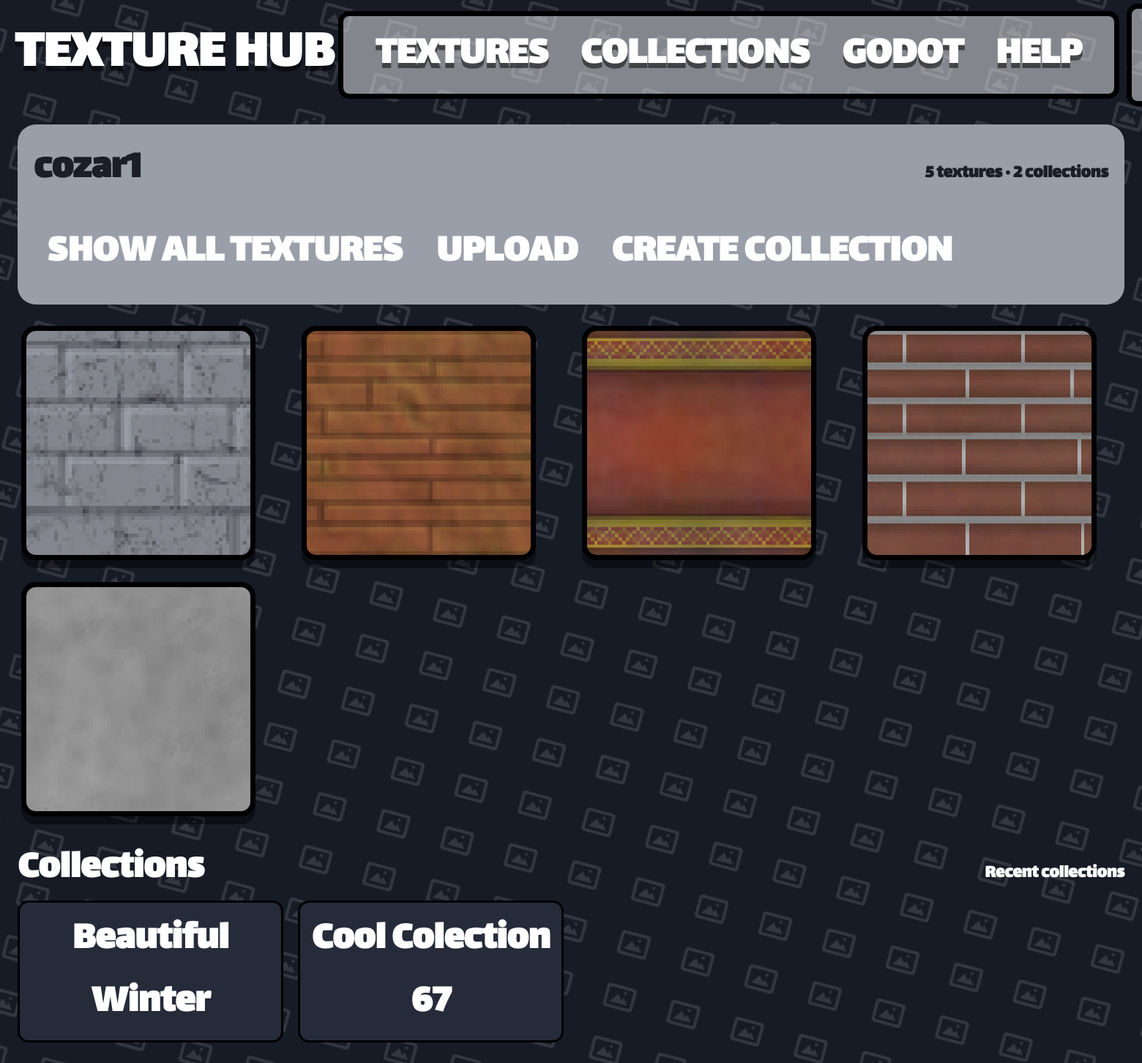
/user/cozar1 (signed in), run on the app's committed database.
### app.py (models this page shows)
class User(db.Model):
    __tablename__ = 'User'
    user_id = db.Column(db.Integer, primary_key=True)
    user_name = db.Column(db.String(80), unique=True, nullable=False)
    user_password = db.Column(db.String(120), nullable=False)
    user_rating = db.Column(db.Integer, default=0)

class Texture(db.Model):
    __tablename__ = 'Texture'
    texture_id = db.Column(db.Integer, primary_key=True)
    texture_name = db.Column(db.String(80), unique=True, nullable=False)
    texture_address = db.Column(db.String(120), nullable=False)
    texture_user_id = db.Column(db.Integer, default=0)
    texture_tags = db.Column(db.String(200), nullable=True)

class Collection(db.Model):
    __tablename__ = 'Collection'
    collection_id = db.Column(db.Integer, primary_key=True)
    collection_name = db.Column(db.String(80), unique=True, nullable=False)
    collection_user_id = db.Column(db.String(120), nullable=False)
    collection_rating = db.Column(db.Integer, default=0)

### app.py (the view)
@app.route('/user/<username>')
def user_profile(username):
    profile_user = User.query.filter_by(user_name=username).first()
    if profile_user is None:
        abort(404)
    textures = Texture.query.filter_by(texture_user_id=profile_user.user_id).all()
    collections = Collection.query.filter_by(collection_user_id = profile_user.user_id).all()
    return render_template(
        'user.html',
        user=get_current_user(),
        profile_user=profile_user,
        follower_count=367,
        joined_display='1/05/2026',
        texture_count_display='3,546',
        collection_count_display='742',
        texture_more_total=13357,
        collection_more_total=13357,
        textures=textures,
        collections=collections,
        owner = profile_user == get_current_user()
    )

### app.py (called while the page is built)
def get_current_user():
    user_id = session.get('user_id')
    if user_id is None:
        return None
    return User.query.get(user_id)

@app.template_filter('texture_url')
def texture_image_url(address):
    if not address:
        return DEFAULT_TEXTURE_URL
    addr = str(address).strip().replace('\\', '/')
    if addr.startswith('/static/images/'):
        rel = addr[len('/static/images/') :]
    elif addr.startswith('static/images/'):
        rel = addr[len('static/images/') :]
    else:
        rel = os.path.basename(addr)
    rel = os.path.basename(rel)
    if not rel or rel.startswith('.'):
        return DEFAULT_TEXTURE_URL
    full = os.path.join(STATIC_IMAGES_DIR, rel)
    if os.path.isfile(full):
        return f'/static/images/{rel}'
    return DEFAULT_TEXTURE_URL

### templates/user.html (shortened to what this page needs)
{% extends "template.html" %}
{% block content %}
<div class="th-detail-panel">
    <div class="th-detail-title-row">
        <h1 class="th-detail-title">{{ profile_user.user_name }}</h1>
        <div class="th-detail-author">{{ textures|length }} textures · {{ collections|length }} collections</div>
    </div>
    <div class="th-collection-row">
        {% if profile_user %}
        <a class="th-nav-link" href="/0?user={{ profile_user.user_name | urlencode }}">Show all textures</a>
        {% endif %}
        {% if owner %}
        <a class="th-nav-link" href="/upload">Upload</a>
        <a class="th-nav-link" href="/create_collection">Create collection</a>
        {% endif %}
    </div>
</div>
<div class="th-texture-grid" style="margin-top: 24px;">
    {% for item in textures[:5] %}
    {% include "texture_template.html" %}
    {% endfor %}
</div>
<div class="th-textures-header" style="margin-top: 24px;">
    <h1>Collections</h1>
    <div class="th-results-count">Recent collections</div>
</div>
<div class="th-texture-grid">
    {% for item in collections[:5] %}
    {% include "collection_template.html" %}
    {% endfor %}
</div>
{% endblock %}

### templates/template.html (shortened to what this page needs)
<!DOCTYPE html>
<html lang="en">
<head>
    <link rel="stylesheet" href="https://cdnjs.cloudflare.com/ajax/libs/font-awesome/6.5.2/css/all.min.css">
    <link rel="stylesheet" href="/static/style.css">
</head>
<body class="th-body">
    {% if request.endpoint not in ('login', 'signup') %}
    <header class="th-navbar">
        <a href="/" class="th-brand">TEXTURE HUB</a>
        <div class="container">
            <ul class="th-nav-links">
                <li><a href="/0" class="th-nav-link {% if request.path == '/' %}is-active{% endif %}">TEXTURES</a></li>
                <li><a href="/1" class="th-nav-link {% if request.path == '/collections' %}is-active{% endif %}">COLLECTIONS</a></li>
                <li><a href="/0" class="th-nav-link {% if request.path == '/' %}is-active{% endif %}">GODOT</a></li>
                <li><a href="/1" class="th-nav-link {% if request.path == '/collections' %}is-active{% endif %}">HELP</a></li>
            </ul>
        </div>
        <div class="container">
        </div>
    </header>
    {% endif %}
    <main class="th-page">
        {% block content %}
        {% endblock %}
    </main>
</body>
</html>

### templates/texture_template.html (shortened to what this page needs)
<a href="/texture/{{ item.texture_id }}" class="item-container" style="background-image: url('{{ item.texture_address | texture_url }}'); background-size: cover; background-position: center; background-repeat: no-repeat;">
</a>

### templates/collection_template.html (shortened to what this page needs)
<a href="/collection/{{ item.collection_id }}" class="th-texture-card">
    <div class="th-texture-name">{{ item.collection_name }}</div>
</a>

### static/style.css (style rules this page uses)
:root { --color_trans_white: #fdfdff79; --color_trans_black: #00000071; --th-bg-dark: #171b26; --th-navy: #262b3a; --th-navy-light: #3a4155; --th-navy-dark: #12151d; --th-gray: #9a9ea8; --th-gray-light: #c4c7cf; --th-gray-dark: #6d707a; --th-white: #ffffff; --th-orange: #f5a623; --th-orange-dark: #d98c12; --th-text-dark: #1b1e26; --th-border-dark: #000000; --th-radius-sm: 15px; --th-radius-md: 25px; --th-radius-lg: 35px; --th-shadow-bevel: inset 1px 1px 0 var(--th-navy-light), inset -1px -1px 0 var(--th-border-dark); --th-font: "Lalezar-Regular", "Segoe UI", "Arial", sans-serif; --th-font-size-header: 75px; --th-font-size-title: 55px; --th-font-size-text: 25px; }
* { box-sizing: border-box; }
body.th-body { position: relative; margin: 0; font-family: var(--th-font); color: var(--th-white); background-color: var(--th-bg-dark); min-height: 100vh; overflow: hidden; }
body.th-body::before { content: ""; position: fixed; inset: 0; z-index: 0; pointer-events: none; top: 50%; left: 50%; width: 150vmax; height: 150vmax; transform: translate(-50%, -50%) rotate(15deg); background-image: url("/static/images/image_icon.png"); background-repeat: repeat; background-size: 90px auto; opacity: 0.12; }
.th-navbar, .th-page { position: relative; z-index: 1; }
.th-page { justify-content: space-between; width: 100%; margin: 0 auto; padding: 20px 24px 60px; }
.container { background: var(--color_trans_white); border: 7px solid var(--th-border-dark); border-radius: var(--th-radius-sm); padding: 10px 10px; margin: 5px; }
.item-container { background: var(--color_trans_white); border: 7px solid var(--th-border-dark); border-radius: var(--th-radius-sm); padding: 10px 10px; margin: 5px; aspect-ratio: 1 / 1; max-width: 20rem; border-radius: 20px; background-image: linear-gradient(45deg, #b9bcc3 25%, transparent 25%), linear-gradient(-45deg, #b9bcc3 25%, transparent 25%), linear-gradient(45deg, transparent 75%, #b9bcc3 75%), linear-gradient(-45deg, transparent 75%, #b9bcc3 75%); background-size: 20px 20px; background-position: 0 0, 0 10px, 10px -10px, -10px 0; background-color: var(--th-gray-light); -webkit-box-shadow: 0px 11px 0px 0px rgba(0,0,0,0.42); box-shadow: 0px 11px 0px 0px rgba(0,0,0,0.42); image-rendering: pixelated; image-rendering: crisp-edges; }
.th-navbar { margin: 0px 20px 0px 20px; display: flex; align-items: center; justify-content: space-between; }
.th-brand { font-size: var(--th-font-size-header); font-weight: 800; letter-spacing: 0.5px; color: var(--th-white); text-transform: uppercase; white-space: nowrap; text-decoration: none; text-shadow: 0px 7px 0px rgba(0,0,0,0.51); }
.th-nav-links { display: flex; gap: 8px; list-style: none; margin: 0 16px; padding: 0; flex: 1; text-shadow: 0px 7px 0px rgba(0,0,0,0.51); }
.th-nav-link { color: var(--th-white); font-weight: 700; font-size: var(--th-font-size-title); text-transform: uppercase; text-decoration: none; padding: 10px 18px; cursor: pointer; }
.th-textures-header { display: flex; align-items: baseline; justify-content: space-between; }
.th-textures-header h1 { margin: 0; font-size: var(--th-font-size-title); }
.th-results-count { font-weight: 700; color: var(--th-white); font-size: var(--th-font-size-text); }
.th-texture-grid { flex: 1; display: grid; grid-template-columns: repeat(4, 1fr); gap: 20px; }
.th-texture-card { display: block; color: inherit; text-decoration: none; background: var(--th-navy); border: 3px solid var(--th-border-dark); border-radius: var(--th-radius-sm); overflow: hidden; cursor: pointer; }
.th-texture-name { text-align: center; font-weight: 800; font-size: var(--th-font-size-title); padding: 8px 0; color: var(--th-white); text-decoration: none; }
.th-detail-panel { background: var(--th-gray); border-radius: var(--th-radius-md); padding: 18px 22px; color: var(--th-text-dark); }
.th-detail-title-row { display: flex; align-items: baseline; justify-content: space-between; }
.th-detail-title { font-size: var(--th-font-size-title); font-weight: 800; margin: 0; }
.th-detail-author { font-weight: 700; font-size: var(--th-font-size-text); }
.th-collection-row { display: flex; align-items: center; gap: 10px; margin-top: 18px; }

### data on the page
User: user_name "cozar1"
Texture: texture_address|texture_url (picture)
Texture: texture_address|texture_url (picture)
Texture: texture_address|texture_url (picture)
Texture: texture_address|texture_url (picture)
Texture: texture_address|texture_url (picture)
Collection: collection_name "Beautiful Winter"
Collection: collection_name "Cool Colection 67"

### other printed values
{{ textures|length }} "5"
{{ collections|length }} "2"
